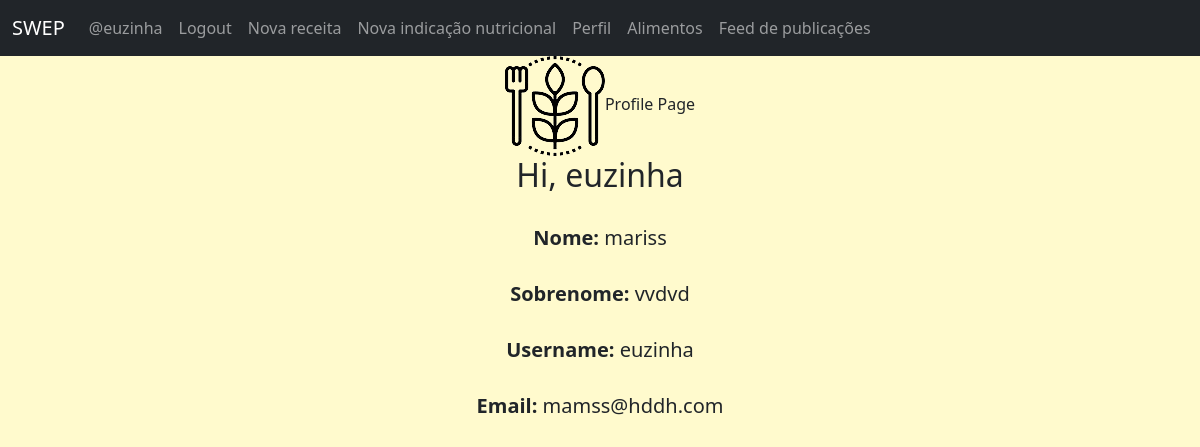
The page /profilePage/ (signed in) on the database its author committed.
### swepApp/models.py (models this page shows)
class UserSwep(AbstractUser):
    pass

### swepApp/views.py (the view)
# urls.py: path('profilePage/', ProfileView, name='Profile'),
def ProfileView(request):
    if UserSwep is Nutritionist:
        context = {
            'crn': Nutritionist.crn,
            'first_name':Nutritionist.first_name,
            'last_name':Nutritionist.last_name,
        'username': Nutritionist.username,
        'email': Nutritionist.email
        }
    else:
        context = {
            'first_name': RegularUser.first_name,
            'last_name': RegularUser.last_name,
            'username': RegularUser.username,
            'email':RegularUser.email,
            }
    return render(request, 'profilePage.html', context)

### swepApp/templates/profilePage.html (shortened to what this page needs)
{% load static %}
<html lang="pt-br">
  <head>
    <link href="https://cdn.jsdelivr.net/npm/bootstrap@5.2.1/dist/css/bootstrap.min.css"
          rel="stylesheet"
>
  </head>
  <body>
    {%include 'navbar.html' %}
    {%block content%}
    {%if user.is_authenticated %}
    <img src="{% static "swepApp/imagem.png" alt="logo SWEP"> %}"
    <h3>Profile Page</h3>
    <br>
    <h2>{%block title%} Hi, {{user.username}} {%endblock %}</h2>
    <br>
    <h5><strong>Nome: </strong> {{user.first_name}}</h5>
    <br>
    <h5><strong>Sobrenome: </strong>{{user.last_name}}</h5>
    <br>
    <h5><strong>Username: </strong> {{user.username}}</h5>
    <br>
    <h5><strong>Email: </strong> {{user.email}}</h5>
    {%else%}
    <h2>Ill need to be logged in order to see your infos.</h2>
    {% endif %}
    {%endblock %}
  </body>

### swepApp/templates/navbar.html (shortened to what this page needs)
<nav class="navbar navbar-expand-lg navbar-dark bg-dark">
  <div class="container-fluid">
    <a class="navbar-brand ml-3" href="/">SWEP</a>
    <div class="collapse navbar-collapse" id="navbarSupportedContent">
      <ul class="navbar-nav mr-auto">
        {% if request.user.is_authenticated %}
        <li class="nav-item">
          <a class="nav-link" href="#">@{{ user.get_username }}</a>
          <li class="nav-item">
            <a class="nav-link" href="/logout/">Logout</a>
          </li>
          <li class="nav-item">
            <a class="nav-link" href="/newRecipe/">Nova receita</a>
          </li>
          <li class="nav-item">
            <a class="nav-link" href="/indicacoesNutricionais/">Nova indicação nutricional</a>
          <li class="nav-item">
            <a class="nav-link" href="/profilePage/">Perfil</a>
        {% endif %}
      </li>
      <li class="nav-item">
        <a class="nav-link" href="/alimentos/">Alimentos</a>
      </li>
    </li>
    <li class="nav-item">
      <a class="nav-link" href="/feed/">Feed de publicações</a>
    </li>
      </div>
    </div>
  </nav>

### swepApp/templates/profilePage.html (style rules this page uses)
body { background-color: lemonchiffon; text-align: center; }

### rows shown on the page
UserSwep: get_username "euzinha", username "euzinha", first_name "mariss", last_name "vvdvd", email "mamss@hddh.com"
